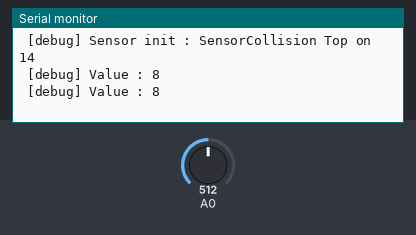
The sketch below on a simulated Arduino Uno, built with avr-gcc and run on an emulated ATmega328P. Shown: the last lines printed to the serial monitor. The inputs (shaded band) are chosen by the test bench; at power-on: A0 = 512.

Above: at 1.8 s.
1.9 s: A0 set to 610
At 2.9 s:
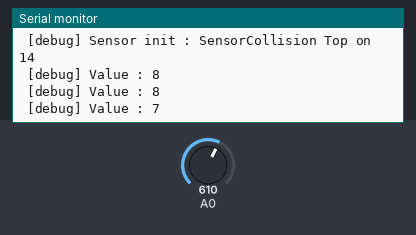
3.4 s: A0 set to 716
At 4.9 s:
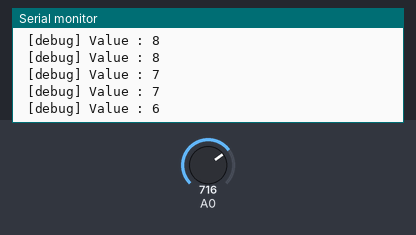
Timing chart, 0 to 6.4 s (numbered marks = the images above; inputs shaded):
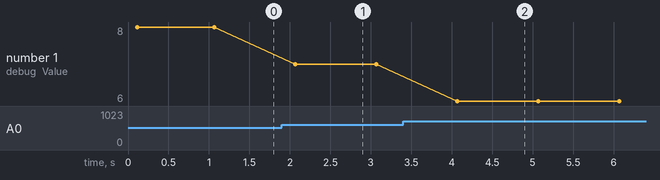

The sketch:

Wall-E.ino
```cpp
#include <ArduinoSTL.h>
#include <Arduino.h>

#include <map>

#include "includes/SerialCom.h"
#include "includes/SensorInterface.h"
#include "includes/SensorCollision.h"

SerialCom serialCom;
SensorCollision sensorCollision;

void setup() {
    serialCom = SerialCom();
    serialCom.init();

    sensorCollision = SensorCollision(A0, Direction::Top, &serialCom);
    sensorCollision.init();
}

void loop() {
  int valueNoSafe = sensorCollision.getValue();
  int volt = map(valueNoSafe, 0, 1023, 0, 5000);

  int valueInCm = (21.16/(volt-0.1696))*1000;
  serialCom.sendMessage("Value",String(valueInCm));
  delay(1000);
}
```

EnumDirection.h
```cpp
//
// Created by ubuntu on 07/11/18.
//

#ifndef WALL_E_ENUM_DIRECTION_H
#define WALL_E_ENUM_DIRECTION_H
#include "Arduino.h"

class Direction  {
public:
    enum _enumType {
        TopRight,
        Top,
        TopLeft,
        Left,
        BotLeft,
        Bot,
        BotRight,
        Right
    };

    Direction() {}
    Direction(_enumType value) : m_value(value) { }
    // For switch to work
    operator _enumType () const {
        return (int)m_value;
    }
    // This operator provides conversion to int
    explicit operator int() const {
        return (int)m_value;
    }
    String toString() const {
        switch(m_value) {
            case TopRight:
                return String("TopRight");
            case Top:
                return String("Top");
            case TopLeft:
                return String("TopLeft");
            case Left:
                return String("Left");
            case BotLeft:
                return String("BotLeft");
            case Bot:
                return String("Bot");
            case BotRight:
                return String("BotRight");
            case Right:
                return String("Right");
            default:
                return "";
        }
    }

private:
    _enumType m_value;
};
#endif //WALL_E_ENUMDIRECTION_H
```

SensorCollision.h
```cpp
//
// Created by ubuntu on 07/11/18.
//

#ifndef WALL_E_SENSOR_COLLISION_H
#define WALL_E_SENSOR_COLLISION_H
#define DISTANCE_MIN_COLLISION 600

#include <Arduino.h>
#include "SerialCom.h"
#include "SensorInterface.h"
#include "EnumDirection.h"

class SensorCollision : public SensorInterface {

public:
    SensorCollision();
    SensorCollision(int pin, Direction::_enumType direction, SerialCom* serialCom);

    //get-set
    int getPin();
    Direction getDirection();
    SerialCom* getSerialCom();

    void setPin(int pin);
    void setDirection(Direction::_enumType direction);
    void setSerialCom(SerialCom* serialCom);


    int getValue();
    void init();

private:
    int pin;
    Direction direction;
    SerialCom* serialCom;
};


#endif //WALL_E_SENSOR_COLLISION_H
```

SensorInterface.h
```cpp
//
// Created by Justin on 05/11/18.
//

#ifndef PROJECT_SENSOR_INTERFACE_H
#define PROJECT_SENSOR_INTERFACE_H

class SensorInterface {
    public:
        // pure virtual function providing interface framework.
        virtual int getValue() = 0;
};


#endif //PROJECT_SENSOR_INTERFACE_H
```

SerialCom.h
```cpp
//
// Created by Justin on 05/11/18.
//

#ifndef PROJECT_SERIAL_COM_H
#define PROJECT_SERIAL_COM_H

#include <Arduino.h>

class SerialCom {

    public:
        SerialCom();
        SerialCom(bool debugMode, int speed);

        //get-set
        int getSpeed();
        bool isDebugMode();

        void setDebugMode(bool debugMode);
        void setSpeed(int speed);

        void init();
        void sendMessage(String key, String message);

    private:
        bool debugMode;
        int speed;
        bool hasBeenInitialized = false;
        void write(String message);
        void initMessage();
};

#endif //PROJECT_SERIAL_COM_H
```

SensorCollision.cpp
```cpp
//
// Created by ubuntu on 07/11/18.
//

#include "../includes/SensorCollision.h"

//==================================================
//================== CONSTRUCTORS ==================
//==================================================
SensorCollision::SensorCollision(){}

SensorCollision::SensorCollision(int pin, Direction::_enumType direction, SerialCom* serialCom) {
    this->pin = pin;
    this->direction = Direction(direction);
    this->serialCom = serialCom;
}

//==================================================
//================ GETTER - SETTER =================
//==================================================

int SensorCollision::getPin() {
    return this->getPin();
}

SerialCom* SensorCollision::getSerialCom() {
    return this->serialCom;
}

Direction SensorCollision::getDirection() {
    return this->direction;
}


void SensorCollision::setDirection(Direction::_enumType direction) {
    this->direction = Direction(direction);
}

void SensorCollision::setPin(int pin) {
    this->pin = pin;
}

void SensorCollision::setSerialCom(SerialCom *serialCom) {
    this->serialCom = serialCom;
}

//==================================================
//===================== METIER =====================
//============================= =====================

void SensorCollision::init(){
    pinMode(pin, INPUT);
    this->serialCom->sendMessage("Sensor init", "SensorCollision " + this->direction.toString() + " on " + String(pin));
}

int SensorCollision::getValue() {
    return analogRead(this->pin);
/*    if (analogRead(this->pin) > DISTANCE_MIN_COLLISION) {
        return 1;
    } else {
        return 0;
    }*/
}
```

SerialCom.cpp
```cpp
//
// Created by Justin on 05/11/18.
//

#include "../includes/SerialCom.h"

//==================================================
//================== CONSTRUCTORS ==================
//==================================================

SerialCom::SerialCom(){
    this->debugMode = true; //default value true;
    this->speed = 9600; //default value 9600
}

SerialCom::SerialCom(bool debugMode, int speed){
    this->debugMode = debugMode;
    this->speed = speed;
}

//==================================================
//================= GETTER - SETTER ================
//==================================================

int SerialCom::getSpeed(){
    return this->speed;
}

bool SerialCom::isDebugMode(){
    return this->debugMode;
}

void SerialCom::setDebugMode(bool debugMode){
    this->debugMode = debugMode;
}

void SerialCom::setSpeed(int speed){
    this->speed = speed;
}

//==================================================
//===================== METIER =====================
//==================================================

void SerialCom::sendMessage(String key, String message){
    String toSend = key + " : " + message;
    if(this->debugMode)
        toSend = " [debug] " + toSend;

    this->write(toSend);
}

void SerialCom::write(String message){
    Serial.write(String(message +"\n").c_str());
}

void SerialCom::initMessage(){
    String debugModeStr = String(debugMode);
    String initMessage  = String("Serial has been init (mode dev : " + debugModeStr + ")");

    this->sendMessage("Serial init",initMessage);
}

void SerialCom::init(){
    if(this->hasBeenInitialized){
        Serial.write("Fin de communication : cause redefinition");
        Serial.end();
    }
    Serial.begin(speed);

    this->initMessage();
    this->hasBeenInitialized = true;
}
```

Measured:
- after the input at 1.9 s, the serial monitor: prints a new line after 0.17 s (image 1)
- after the input at 3.4 s, the serial monitor: prints a new line after 0.67 s (image 2)
- plotted number 1: 8 → 7 after the input at 1.9 s, 7 → 6 after the input at 3.4 s
